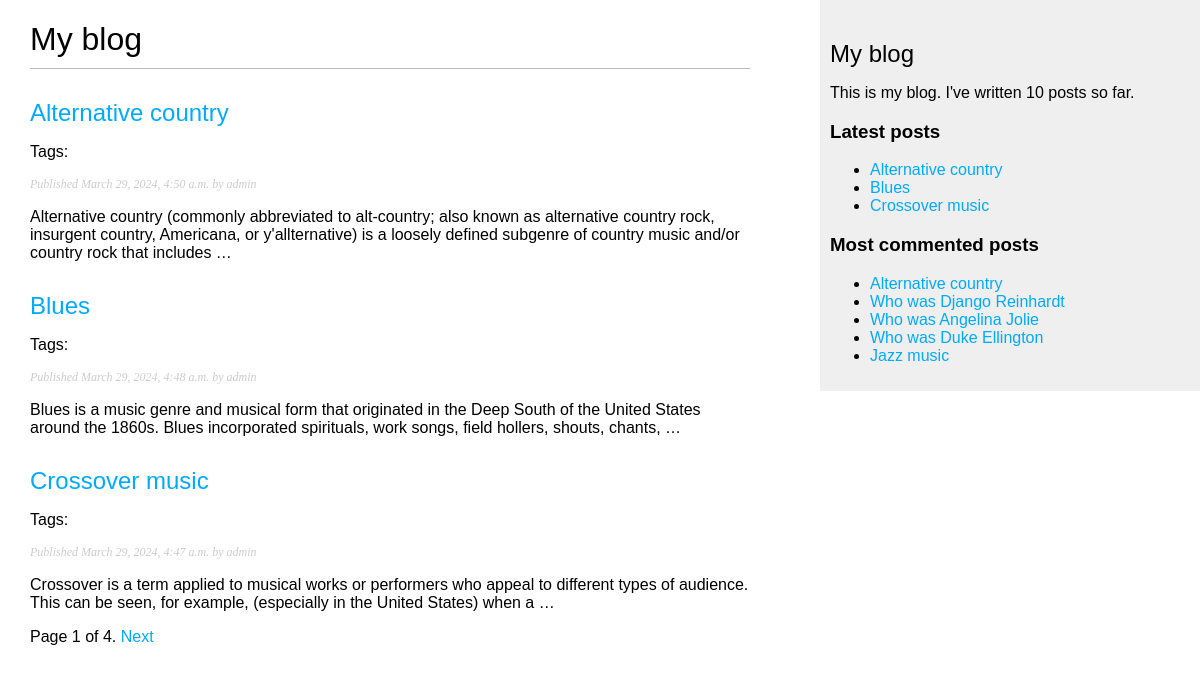
The page /blog/ on the database as committed earlier.
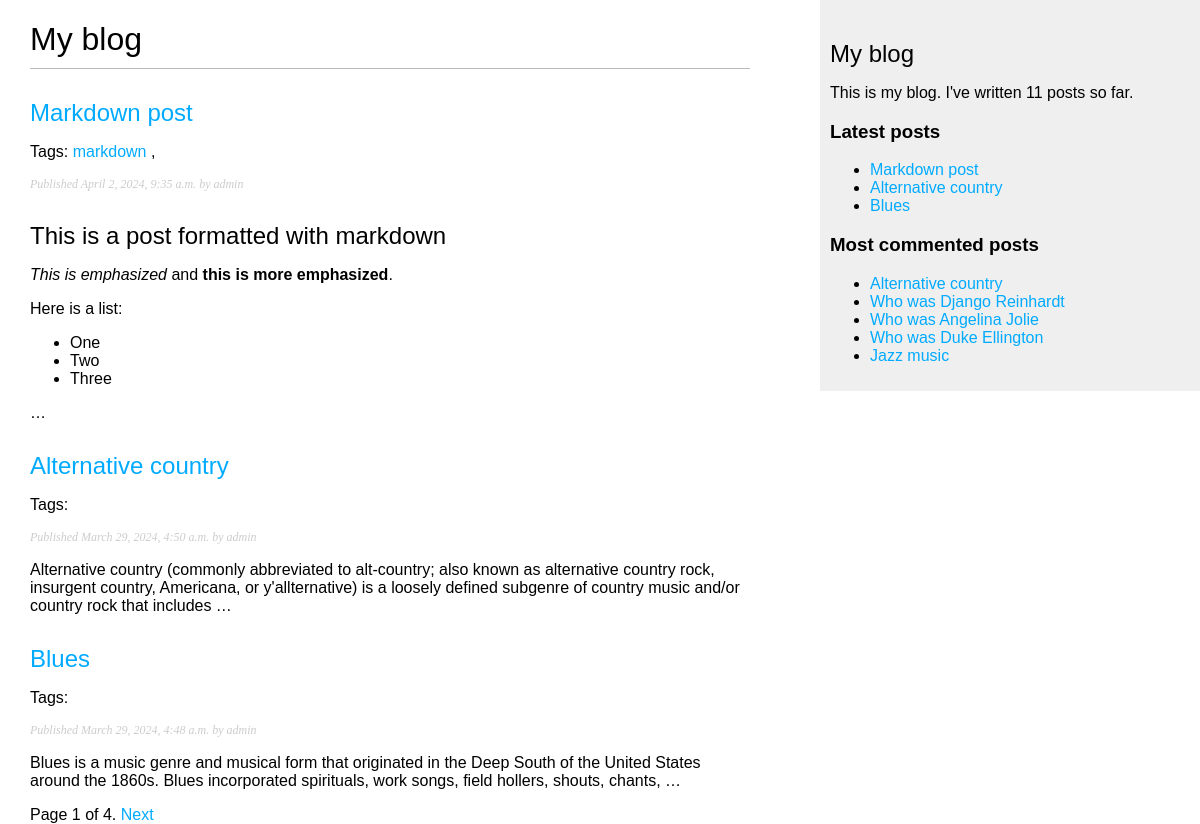
The same page on the database as committed later.
### blog/models.py (models this page shows, shortened)
class Post(models.Model):
    class Status(models.TextChoices):
        DRAFT = 'DF', 'Draft'
        PUBLISHED = 'PB', 'Published'
    title = models.CharField(max_length=250)
    slug = models.SlugField(max_length=250, unique_for_date='publish')
    author = models.ForeignKey(User, on_delete=models.CASCADE, related_name='blog_posts')
    body = models.TextField()
    publish = models.DateTimeField(default=timezone.now)
    created = models.DateTimeField(auto_now_add=True)
    updated = models.DateTimeField(auto_now=True)
    status = models.CharField(max_length=2, choices=Status.choices, default=Status.DRAFT)
    objects = models.Manager()
    published = PublishedManager()
    tags = TaggableManager()
    class Meta:
        ordering = ['-publish']
        indexes = [
            models.Index(fields=['-publish']),
        ]
    def get_absolute_url(self):
        return reverse(viewname='blog:post_detail',
                       args=[
                           self.publish.year,
                           self.publish.month,
                           self.publish.day,
                           self.slug
                       ])

### blog/views.py (the view)
# urls.py: path('', views.post_list, name='post_list'),
def post_list(request, tag_slug=None):
    post_list = Post.published.all()
    tag = None
    if tag_slug:
        tag = get_object_or_404(Tag, slug=tag_slug)
        post_list = post_list.filter(tags__in=[tag])
    paginator = Paginator(post_list, per_page=3)
    page_number = request.GET.get('page', 1)
    try:
        posts = paginator.page(page_number)
    except PageNotAnInteger:
        posts = paginator.page(1)
    except EmptyPage:
        posts = paginator.page(paginator.num_pages)
    context = {
        'posts': posts,
        'tag': tag
    }
    return render(
        request=request,
        template_name='blog/post/list.html',
        context=context
    )

### blog/models.py (called while the page is built)
    def get_queryset(self):
        return super().get_queryset().filter(status=Post.Status.PUBLISHED)

### blog/templatetags/blog_tags.py (called while the page is built)
@register.simple_tag
def total_posts():
    return Post.published.count()

@register.inclusion_tag('blog/post/latest_posts.html')
def show_latest_posts(count=5):
    latest_posts = Post.published.order_by('-publish')[:count]
    return {'latest_posts': latest_posts}

@register.simple_tag
def get_most_commented_posts(count=5):
    return Post.published.annotate(total_comments=Count('comments')).order_by('-total_comments')[:count]

@register.filter(name='markdown')
def markdown_format(text):
    return mark_safe((markdown.markdown(text)))

### blog/templates/blog/post/list.html (shortened to what this page needs)
{% extends 'blog/base.html' %}
{% load blog_tags %}
{% block content %}
<h1>My blog</h1>
{% for post in posts %}
<h2>
    <a href="{{ post.get_absolute_url }}">
        {{ post.title }}
    </a>
</h2>
<p class="tags">
    Tags:
    {% for tag in post.tags.all %}
    <a href="{% url 'blog:post_list_by_tag' tag.slug %}">
        {{ tag.name }}
    </a>
    {% if not foorlop.last %}, {% endif %}
    {% endfor %}
</p>
<p class="date">
    Published {{ post.publish }} by {{ post.author }}
</p>
{{ post.body|markdown|truncatewords_html:30 }}
{% endfor %}
{% include 'inclutions/paginator.html' with page=posts %}
{% endblock %}

### blog/templates/blog/base.html (shortened to what this page needs)
{% load blog_tags %}
{% load static %}
<!DOCTYPE html>
<html lang="en">
<head>
    <link rel="stylesheet" href="{% static 'css/blog.css' %}">
</head>
<body>
    <div id="content">
        {% block content %}{% endblock %}
    </div>
    <div id="sidebar">
        <h2>My blog</h2>
        <p>
            This is my blog.
            I've written {% total_posts %} posts so far.
        </p>
        <h3>Latest posts</h3>
        {% show_latest_posts 3 %}
        <h3>Most commented posts</h3>
        {% get_most_commented_posts as most_commented_posts %}
        <ul>
            {% for post in most_commented_posts %}
            <li>
                <a href="{{ post.get_absolute_url }}">{{ post.title }}</a>
            </li>
            {% endfor %}
        </ul>
    </div>
</body>
</html>

### blog/templates/inclutions/paginator.html (shortened to what this page needs)
<div class="paginator">
    <span class="step-links">
        <span class="current">
            Page {{ page.number }} of {{ page.paginator.num_pages }}.
        </span>
        {% if page.has_next %}
        <a href="?page={{ page.next_page_number }}">Next</a>
        {% endif %}
    </span>
</div>

### blog/templates/blog/post/latest_posts.html
<ul>
    {% for post in latest_posts %}
    <li>
        <a href="{{ post.get_absolute_url }}">{{ post.title }}</a>
    </li>
    {% endfor %}
</ul>

### blog/static/css/blog.css (style rules this page uses)
body { margin:0; padding:0; font-family:helvetica, sans-serif; }
a { color:#00abff; text-decoration:none; }
h1 { font-weight:normal; border-bottom:1px solid #bbb; padding:0 0 10px 0; }
h2 { font-weight:normal; margin:30px 0 0; }
#content { float:left; width:60%; padding:0 0 0 30px; }
#sidebar { float:right; width:30%; padding:10px; background:#efefef; height:100%; }
p.date { color:#ccc; font-family: georgia, serif; font-size: 12px; font-style: italic; }

Rows that differ between the two databases and show on the page:
no longer on this page (row unchanged): Post: title "Crossover music", publish "March 29, 2024, 4:47 a.m.", author "admin", body "Crossover is a term applied to musical works or performers who appeal to different types of audience. This can be seen, for example, (especially in the United States) when a …"
added Post: title "Markdown post", publish "April 2, 2024, 9:35 a.m.", author "admin", body "This is a post formatted with markdown This is emphasized and this is more emphasized . Here is a list: One Two Three …"
added Tag: name "markdown"
Other text that changed with them:
text no longer shown: "10"
text now shown: "11"
